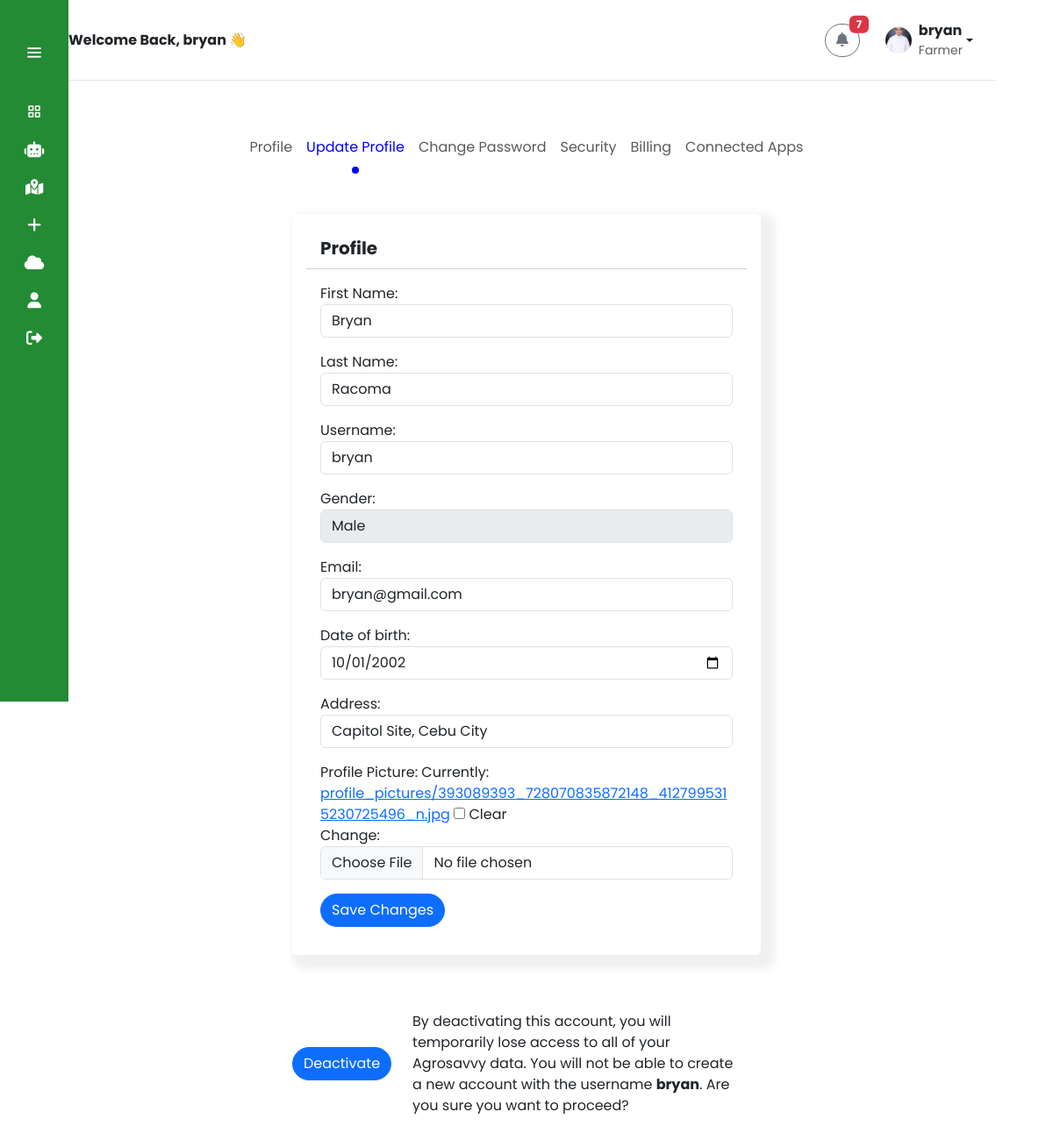
The page /bofa_settings/ (signed in) on the database as committed earlier.
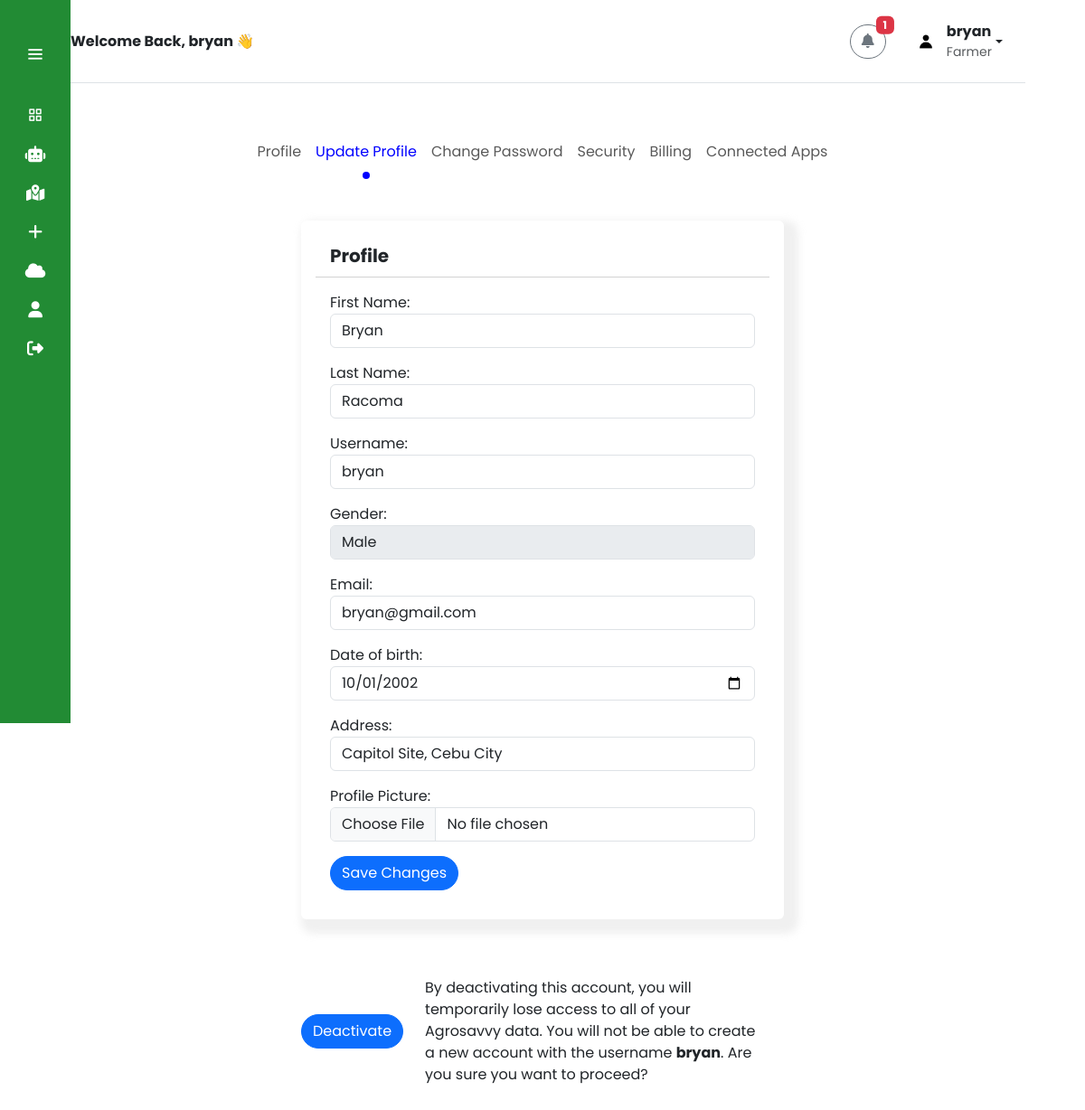
The same page on the database as committed later.
### app_agrosavvy/models.py (models this page shows)
class CustomUser(AbstractUser):
    email = models.EmailField(unique=True)
    firstname = models.CharField(max_length=30, blank=True)
    lastname = models.CharField(max_length=30, blank=True)
    date_of_birth = models.DateField(null=True, blank=True)
    profile_picture = models.ImageField(upload_to='profile_pictures/', null=True, blank=True)
    gender = models.ForeignKey(Gender, on_delete=models.SET_NULL, blank=True, null=True)
    useraddress = models.ForeignKey(UserAddress, on_delete=models.SET_NULL, null=True, blank=True)
    roleuser = models.ForeignKey(RoleUser, on_delete=models.SET_NULL, blank=True, null=True)
    active_status = models.BooleanField(default=True) #used custom instead of default is_active
    is_approved = models.BooleanField(default=False)
    request_date = models.DateTimeField(auto_now_add=True)
    approved_date = models.DateTimeField(null=True, blank=True)
    approved_by = models.ForeignKey(settings.AUTH_USER_MODEL, null=True, blank=True, on_delete=models.SET_NULL, related_name='approved_users')
    def __str__(self):
        return self.username
    class Meta:
        ordering = ['-approved_date']

### app_agrosavvy/views.py (the view)
# urls.py: path('bofa_settings/', views.bofa_settings, name='bofa_settings'),
def bofa_settings(request):
    if request.user.is_authenticated and request.user.roleuser.roleuser == "farmer":
        notifications = Notification.objects.filter(user_receiver=request.user).order_by('-created_at')
        user = get_object_or_404(CustomUser, pk=request.user.pk)
        if request.method == "POST":
            updateprofileform = CustomUserUpdateForm(
                request.POST, request.FILES, instance=user
            )
            if updateprofileform.is_valid():
                updateprofileform.save()
                messages.success(request, "Profile updated successfully.")
                return redirect("bofa_settings")
            else:
                messages.error(
                    request, "Error updating profile. Please check the form."
                )
        else:
            updateprofileform = CustomUserUpdateForm(instance=user)
        context = {"updateprofileform": updateprofileform,
                   "notifications": notifications}
        return render(request, "bofa_pages/bofa_settings.html", context)
    else:
        return redirect("forbidden")

### app_agrosavvy/models.py (called while the page is built)
    def __str__(self):
        return self.gender

    def __str__(self):
        return f"{self.useraddress}"

### app_agrosavvy/templates/bofa_pages/bofa_settings.html (shortened to what this page needs)
{% extends 'bofa_base.html' %}
{% load static %}
{% block content %}
<main class="container">
  <nav class="navbar navbar-expand-md navbar-light" style="background-color: transparent;">
    <div class="container-fluid justify-content-center">
      <div class="collapse navbar-collapse justify-content-center" id="navbarNav">
        <ul class="navbar-nav">
          <li class="nav-item">
            <a href="{% url 'bofa_view_profile' %}" class="nav-link" aria-current="page">Profile</a>
          </li>
          <li class="nav-item">
            <a href="{% url 'bofa_settings' %}" class="nav-link active" aria-current="page">Update Profile</a>
          </li>
          <li class="nav-item">
            <a href="{% url 'bofa_password_change' %}" class="nav-link">Change Password</a>
          </li>
          <li class="nav-item">
            <a href="#" class="nav-link">Security</a>
          </li>
          <li class="nav-item">
            <a href="#" class="nav-link">Billing</a>
          </li>
          <li class="nav-item">
            <a href="#" class="nav-link">Connected Apps</a>
          </li>
        </ul>
      </div>
    </div>
  </nav>
  <div class="row">
    <div class="col-md-6 mt-5 offset-md-3">
      <div id="profile" class="card shadow-card">
        <div class="card-header">
          <strong>Profile</strong>
        </div>
        <form method="POST" enctype="multipart/form-data" class="card-body">
          {{ updateprofileform.as_p|safe }}
          <button type="submit" class="btn btn-primary">Save Changes</button>
        </form>
      </div>
    </div>
  </div>
  <div class="row">
    <div class="col-md-6 mt-5 offset-md-3">
      <div class="d-flex align-items-center mt-3">
        <button type="button" class="btn btn-primary deactivate-button" data-bs-toggle="modal" data-bs-target="#confirmDeactivateAccountModal">
          Deactivate
        </button>
        <span class="additional-text mx-4">By deactivating this account, you will temporarily lose access to
          all of your Agrosavvy data. You will not be able to create a
          new account with the username <strong>{{ user.username }}</strong>. Are you sure you want to proceed?
        </span>
      </div>
    </div>
  </div>
  <br><br><br><br>
</main>
{% endblock %}

### templates/bofa_header_base.html (shortened to what this page needs)
{% load static %}
<header class="header border-bottom mx-4 mb-5">
    <div class="container d-flex flex-column flex-md-row justify-content-between align-items-center py-3">
        <div class="d-flex align-items-center mb-2 mb-md-0">
            <strong class="welcome-message me-2">Welcome Back, {{ user.username }} 👋</strong>
        </div>
        <div class="d-flex align-items-center mb-2 mb-md-0">
            <div class="dropdown me-3 position-relative">
                <button class="btn btn-outline-secondary position-relative" type="button" id="notificationDropdown"
                    data-bs-toggle="dropdown" aria-expanded="false">
                    <i class="fas fa-bell"></i>
                    <span class="badge bg-danger position-absolute top-0 start-100 translate-middle">{{ notifications|length }}</span>
                </button>
            </div>
            <div class="dropdown d-flex align-items-center">
                <a class="btn dropdown-toggle d-flex align-items-center" href="#" role="button" data-bs-toggle="dropdown"
                    aria-expanded="false">
                    {% if user.profile_picture %}
                    <img src="{{ user.profile_picture.url }}" alt="Profile Picture" class="rounded-circle"
                        style="width: 30px; height: 30px; object-fit: cover;" />
                    {% else %}
                    <img src="{% static 'default_pp.jpg' %}" alt="Default Profile Picture" class="rounded-circle"
                        style="width: 30px; height: 30px; object-fit: cover;" />
                    {% endif %}
                    <div class="ms-2 d-flex flex-column text-start">
                        <strong>{{ user.username }}</strong>
                        {% if user.roleuser.roleuser == "farmer" %}
                        <span class="small text-muted">Farmer</span>
                        {% elif user.roleuser.roleuser == "brgy_officer" %}
                        <span class="small text-muted">Brgy Officer</span>
                        {% elif user.roleuser.roleuser == "da_admin" %}
                        <span class="small text-muted">CAD Admin</span>
                        {% else %}
                        <span>Unknown</span>
                        {% endif %}
                    </div>
                </a>
            </div>
        </div>
    </div>
</header>

Rows that differ between the two databases and show on the page:
changed CustomUser "bryan": profile_picture: picture removed
Other text that changed with them:
{{ notifications|length }}: "7" → "1"
form field as_p: "☐" → (not shown)
text no longer shown: "First Name: Last Name: Username: Gender: Email: Date of birth: Address: Profile Picture: Currently: profile_pictures/393089393_728070835872148_4127995315230725496_n.jpg Clear Change:"
text now shown: "First Name: Last Name: Username: Gender: Email: Date of birth: Address: Profile Picture:"
